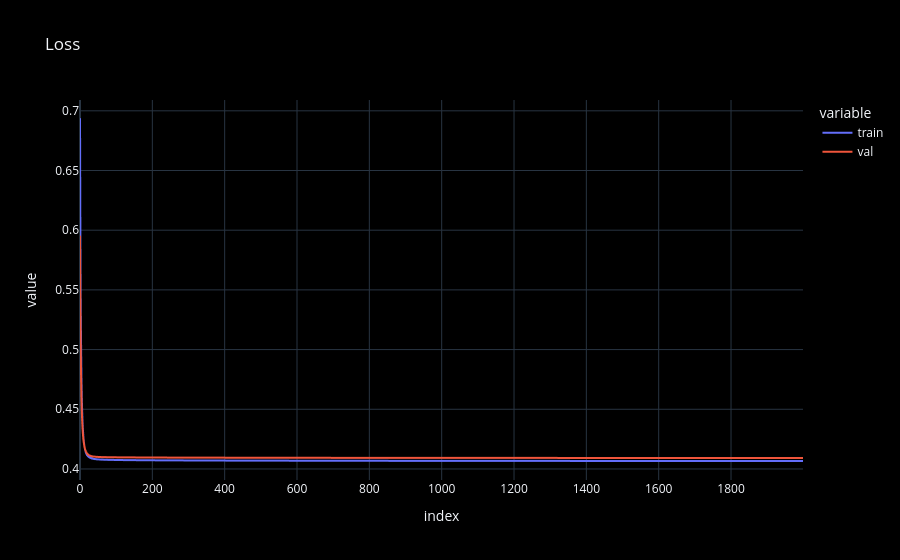

The notebook cell saved with this chart:
### Code cell
loss = pd.DataFrame(model.history , columns=['train' , 'val'])
fig = px.line(loss , title='Loss')
fig.show()

### Figure 1 — Plotly figure (JSON) as saved in the notebook; plotly's stock layout.template omitted (floating-point values rounded to 4 significant figures; data arrays with more than 128 entries replaced by an {"elided": "..."} marker saying what was removed)
{"data": [{"hovertemplate": "variable=train<br>index=%{x}<br>value=%{y}<extra></extra>", "legendgroup": "train", "line": {"color": "#636efa", "dash": "solid"}, "marker": {"symbol": "circle"}, "mode": "lines", "name": "train", "showlegend": true, "type": "scattergl", "x": {"elided": "2000 int values"}, "xaxis": "x", "y": {"elided": "2000 float values"}, "yaxis": "y"}, {"hovertemplate": "variable=val<br>index=%{x}<br>value=%{y}<extra></extra>", "legendgroup": "val", "line": {"color": "#EF553B", "dash": "solid"}, "marker": {"symbol": "circle"}, "mode": "lines", "name": "val", "showlegend": true, "type": "scattergl", "x": {"elided": "2000 int values"}, "xaxis": "x", "y": {"elided": "2000 float values"}, "yaxis": "y"}], "layout": {"legend": {"title": {"text": "variable"}, "tracegroupgap": 0}, "title": {"text": "Loss"}, "xaxis": {"anchor": "y", "domain": [0.0, 1.0], "title": {"text": "index"}}, "yaxis": {"anchor": "x", "domain": [0.0, 1.0], "title": {"text": "value"}}}}
